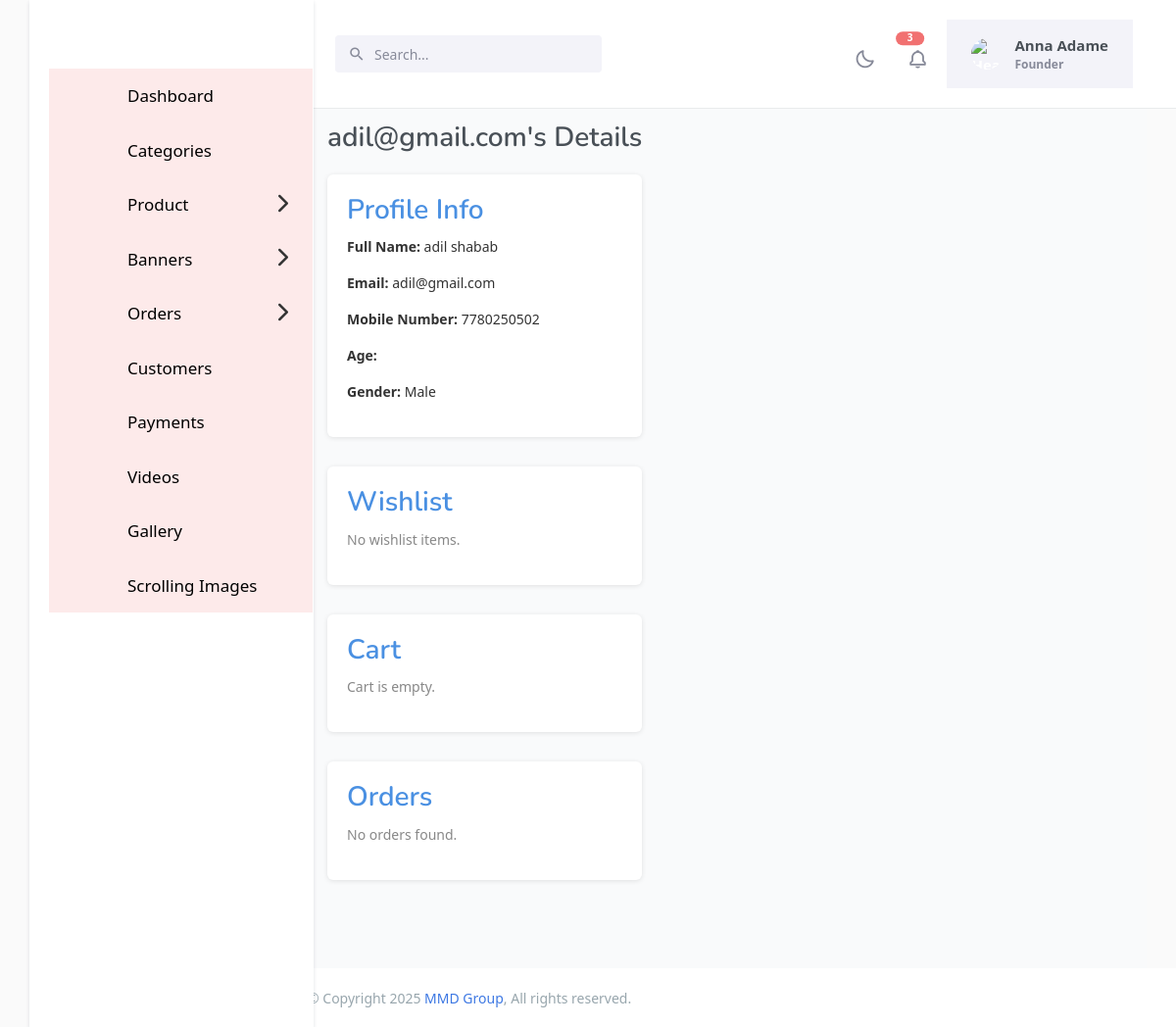
Screenshot of /account/customers/10/ (signed in) with the database file from the repository.
### core/models.py (models this page shows, shortened)
class Profile(models.Model):
    GENDER_CHOICES = [
        ('M', 'Male'),
        ('F', 'Female'),
        ('O', 'Other'),
    ]
    name = models.CharField(max_length=255, null=True, blank=True)
    user = models.OneToOneField(User, on_delete=models.CASCADE)
    customer_id = models.CharField(max_length=20, editable=False, unique=True)
    phone_number = models.CharField(max_length=15, unique=True, null=True, blank=True)
    email = models.EmailField(unique=True, null=True, blank=True)
    gender = models.CharField(max_length=1, choices=GENDER_CHOICES, blank=True, null=True, default='M')
    created_at = models.DateTimeField(auto_now_add=True, null=True, blank=True)  # Automatically set on creation
    updated_at = models.DateTimeField(auto_now=True, null=True, blank=True)

### core/views.py (the view)
# urls.py: path('account/customers/<int:user_id>/', customer_detail, name='customer_detail'),
@login_required(login_url='login')
def customer_detail(request, user_id):
    user = get_object_or_404(User, id=user_id)
    profile = get_object_or_404(Profile, user=user)
    context = {
        'user': user,
        'profile': profile,
    }
    return render(request, 'backend/customer_detail.html', context)

### templates/backend/customer_detail.html (shortened to what this page needs)
{% extends 'backend/base.html' %}
{% load static %}
{% block content %}
</head>
<body>
    <h1>{{ user.username }}'s Details</h1>
     <div class="section">
          <h2>Profile Info</h2>
          <p><strong>Full Name:</strong> {{ profile.name }}</p>
          <p><strong>Email:</strong> {{ profile.email }}</p>
          <p><strong>Mobile Number:</strong> {{ profile.phone_number }}</p>
          <p><strong>Age:</strong> {{ profile.age }}</p>
          <p><strong>Gender:</strong> {{ profile.get_gender_display }}</p>
     </div>
    <div class="section">
        <h2>Wishlist</h2>
        {% if wishlist_items %}
            <ul>
                {% for item in wishlist_items %}
                <li>{{ item.product.name }}</li>
                {% endfor %}
            </ul>
        {% else %}
            <p class="empty">No wishlist items.</p>
        {% endif %}
    </div>
    <div class="section">
        <h2>Cart</h2>
        {% if cart_items %}
            <ul>
                {% for item in cart_items %}
                <li>{{ item.product.name }} (Qty: {{ item.quantity }})</li>
                {% endfor %}
            </ul>
        {% else %}
            <p class="empty">Cart is empty.</p>
        {% endif %}
    </div>
    <div class="section">
        <h2>Orders</h2>
        {% if orders %}
            <ul>
                {% for order in orders %}
                <li>Order #{{ order.id }} - {{ order.created_at }} - ₹{{ order.total }}</li>
                {% endfor %}
            </ul>
        {% else %}
            <p class="empty">No orders found.</p>
        {% endif %}
    </div>
{% endblock content %}

### static/backend/css/explore.css (style rules this page uses)
* { box-sizing: border-box; margin: 0; padding: 0; font-family: 'Segoe UI', Tahoma, Geneva, Verdana, sans-serif; }
body { background-color: #f5f5f7; color: #1d1d1f; padding: 20px; }
h1 { font-size: 28px; margin-bottom: 10px; }

### static/backend/css/messages.pay.css (style rules this page uses)
body { font-family: 'Segoe UI', sans-serif; margin: 0; padding: 0; background-color: #f6f6f6; color: #333; }
body { margin: 0; font-family: 'Segoe UI', sans-serif; background-color: #f4f4f6; color: #333; }
* { margin: 0; padding: 0; box-sizing: border-box; font-family: 'Segoe UI', sans-serif; }
body { background-color: #f9f9fb; padding: 20px; }

### templates/backend/customer_detail.html (style rules this page uses)
body { font-family: Arial, sans-serif; padding: 30px; background-color: #fafafa; }
h1 { text-align: center; margin-bottom: 20px; }
.section { background-color: white; padding: 20px; margin-bottom: 30px; border-radius: 6px; box-shadow: 0 1px 5px rgba(0,0,0,0.1); }
.section h2 { color: #4a90e2; margin-bottom: 10px; }
.empty { color: #888; }

### rows the page displays
Profile: name "adil shabab", email "adil@gmail.com", phone_number "7780250502", gender "Male"

### other values shown
{{ user.username }} "adil@gmail.com"
